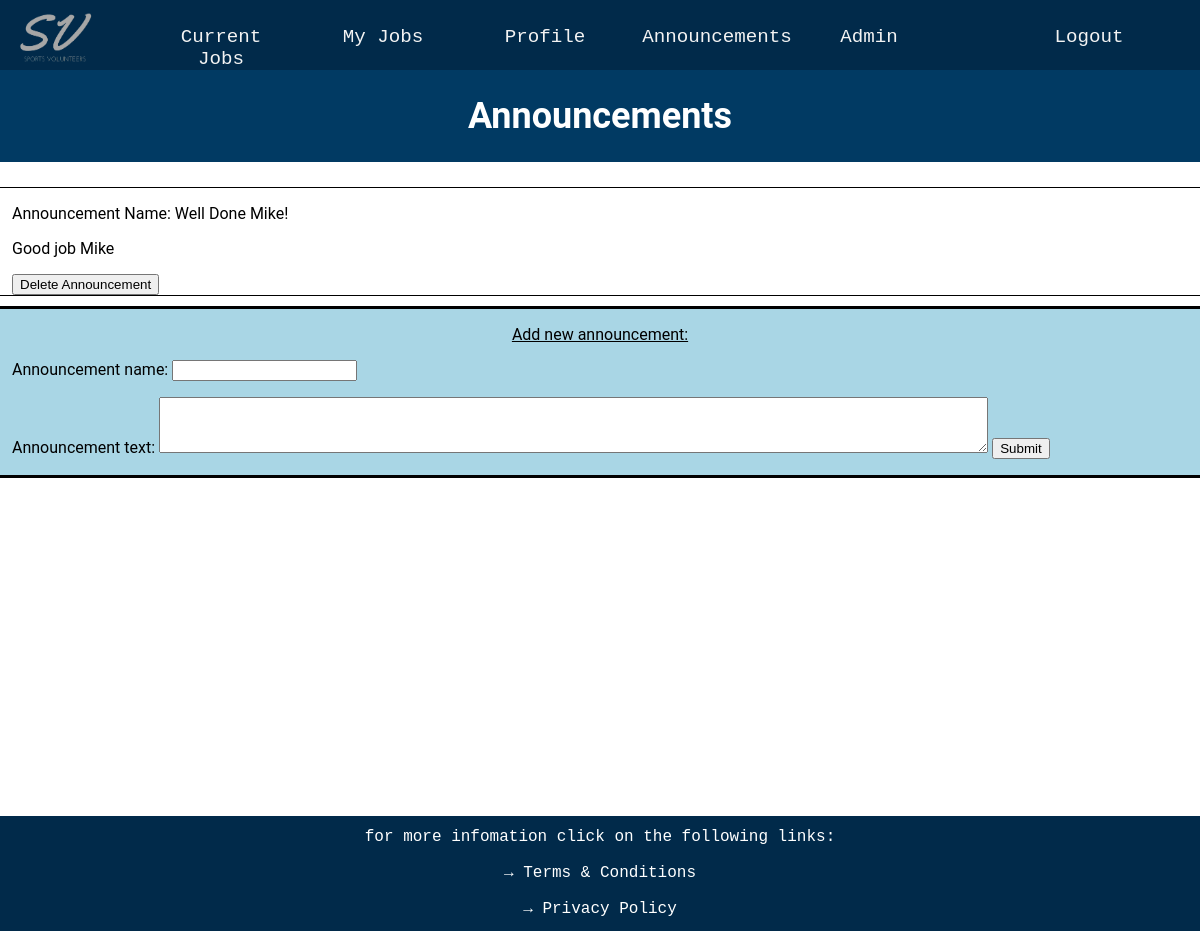
The app's page /announcements (signed in), older data.
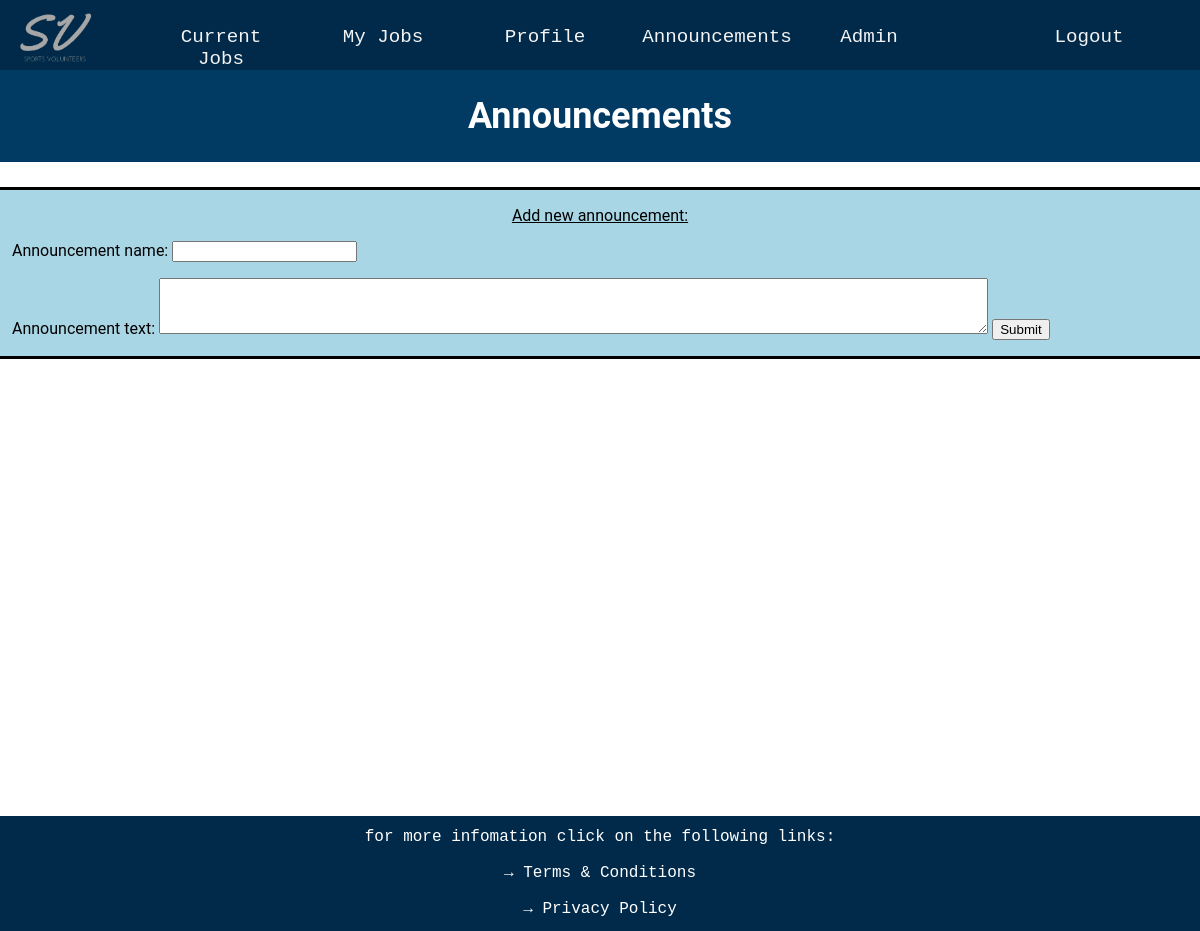
The same page, newer data.
### website/databases.py (models this page shows)
class Announcements(UserMixin, db.Model):
    __tablename__ = 'announcements'
    announcement_id = db.Column(db.Integer, primary_key=True, autoincrement=True)
    announcement_name = db.Column(db.String(40))
    announcement_text = db.Column(db.String(1000))

### website/routes.py (the view, shortened to what this page needs)
@app.route('/announcements', methods=['GET', 'POST'])
def announcements():
    all_announcements = Announcements.query.all()
    new_announcement_form = AnouncmentForm()
    return render_template('announcements.html', announcements = all_announcements, form = new_announcement_form,
                           current_user = current_user, prescription_level = prescription_level)

### website/forms.py
class AnouncmentForm(FlaskForm):
    announcement_text = TextAreaField('Announcement text', validators=[input_required(), Length(1, 1000)])
    announcement_name = StringField('Announcement name', validators=[input_required(), Length(1, 40)])
    submit = SubmitField('Submit')

### website/routes.py (called while the page is built)
@lm.user_loader
def load_user(user_id):
    return User.query.get(int(user_id))

### website/templates/announcements.html (shortened to what this page needs)
{% extends "layout.html" %}
{% block page_content %}
<div class="p-title-box">
    <h1 class = 'profile-title'> Announcements </h1>
</div>
{% for announcement in announcements %}
<div class="announcement_box">
    <p>Announcement Name: {{announcement.announcement_name}}</p>
    <p>{{announcement.announcement_text}}</p>
    {% if current_user.admin %}
    <form method="post">
        <input type="submit" value="Delete Announcement">
    </form>
    {% endif %}
</div>
{% endfor %}
{% if current_user.admin %}
<div class = 'new_announcement_box'>
    <p class = 'add_announcemenet_title'>Add new announcement:</p>
    <form action="" method="POST">
        <p>
        {{ form.announcement_name.label }}: {{ form.announcement_name() }}
        {{ form.announcement_text.label }}: {{ form.announcement_text(class = "announcement_text_input") }}
        {{ form.submit() }}
        </p>
    </form>
</div>
{% endif %}
{% endblock %}

Row changes from the older to the newer data that the page shows:
removed Announcements: announcement_name "Well Done Mike!", announcement_text "Good job Mike"
